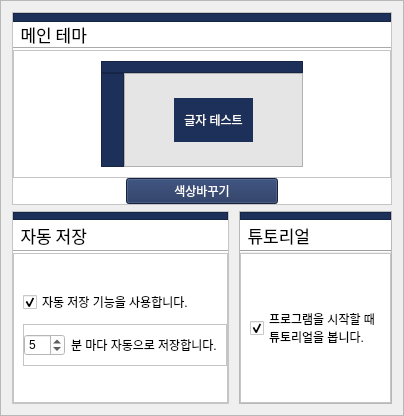
                <widget class="QFrame" name="frame_22">
                 <property name="frameShape">
                  <enum>QFrame::StyledPanel</enum>
                 </property>
                 <property name="frameShadow">
                  <enum>QFrame::Raised</enum>
                 </property>
                 <layout class="QVBoxLayout" name="verticalLayout_7" stretch="1,1">
                  <item>
                   <layout class="QGridLayout" name="gridLayout_24">
                    <item row="0" column="0">
                     <widget class="QFrame" name="frame_23">
                      <property name="styleSheet">
                       <string notr="true">background-color: rgb(255, 255, 255);</string>
                      </property>
                      <property name="frameShape">
                       <enum>QFrame::StyledPanel</enum>
                      </property>
                      <property name="frameShadow">
                       <enum>QFrame::Raised</enum>
                      </property>
                      <layout class="QGridLayout" name="gridLayout_32" rowstretch="1,3,1,15,3">
                       <property name="leftMargin">
                        <number>0</number>
                       </property>
                       <property name="topMargin">
                        <number>0</number>
                       </property>
                       <property name="rightMargin">
                        <number>0</number>
                       </property>
                       <property name="bottomMargin">
                        <number>0</number>
                       </property>
                       <property name="spacing">
                        <number>0</number>
                       </property>
                       <item row="3" column="0">
                        <widget class="QFrame" name="frame_25">
                         <property name="frameShape">
                          <enum>QFrame::StyledPanel</enum>
                         </property>
                         <property name="frameShadow">
                          <enum>QFrame::Raised</enum>
                         </property>
                         <layout class="QGridLayout" name="gridLayout_33" rowstretch="1,8" columnstretch="3,1,8,3">
                          <property name="leftMargin">
                           <number>20</number>
                          </property>
                          <property name="topMargin">
                           <number>10</number>
                          </property>
                          <property name="rightMargin">
                           <number>20</number>
                          </property>
                          <property name="bottomMargin">
                           <number>10</number>
                          </property>
                          <property name="spacing">
                           <number>0</number>
                          </property>
                          <item row="1" column="0">
                           <spacer name="horizontalSpacer_5">
                            <property name="orientation">
                             <enum>Qt::Horizontal</enum>
                            </property>
                            <property name="sizeHint" stdset="0">
                             <size>
                              <width>40</width>
                              <height>20</height>
                             </size>
                            </property>
                           </spacer>
                          </item>
                          <item row="0" column="1" colspan="2">
                           <widget class="QFrame" name="test_color_1">
                            <property name="styleSheet">
                             <string notr="true">background-color:rgb(29, 48, 90);</string>
                            </property>
                            <property name="frameShape">
                             <enum>QFrame::StyledPanel</enum>
                            </property>
                            <property name="frameShadow">
                             <enum>QFrame::Raised</enum>
                            </property>
                           </widget>
                          </item>
                          <item row="1" column="3">
                           <spacer name="horizontalSpacer_6">
                            <property name="orientation">
                             <enum>Qt::Horizontal</enum>
                            </property>
                            <property name="sizeHint" stdset="0">
                             <size>
                              <width>40</width>
                              <height>20</height>
                             </size>
                            </property>
                           </spacer>
                          </item>
                          <item row="1" column="2">
                           <widget class="QFrame" name="frame_27">
                            <property name="styleSheet">
                             <string notr="true">background-color: rgb(229, 229, 229);</string>
                            </property>
                            <property name="frameShape">
                             <enum>QFrame::StyledPanel</enum>
                            </property>
                            <property name="frameShadow">
                             <enum>QFrame::Raised</enum>
                            </property>
                            <layout class="QGridLayout" name="gridLayout_34" rowstretch="1,3,1" columnstretch="1,2,1">
                             <item row="2" column="1">
                              <spacer name="verticalSpacer_2">
                               <property name="orientation">
                                <enum>Qt::Vertical</enum>
                               </property>
                               <property name="sizeHint" stdset="0">
                                <size>
                                 <width>20</width>
                                 <height>40</height>
                                </size>
                               </property>
                              </spacer>
                             </item>
                             <item row="1" column="0">
                              <spacer name="horizontalSpacer_3">
                               <property name="orientation">
                                <enum>Qt::Horizontal</enum>
                               </property>
                               <property name="sizeHint" stdset="0">
                                <size>
                                 <width>40</width>
                                 <height>20</height>
                                </size>
                               </property>
                              </spacer>
                             </item>
                             <item row="1" column="1">
                              <widget class="QLabel" name="test_color_3">
                               <property name="styleSheet">
                                <string notr="true">background-color:rgb(29, 48, 90);
color:rgb(255,255,255);</string>
                               </property>
                               <property name="text">
                                <string>글자 테스트</string>
                               </property>
                               <property name="alignment">
                                <set>Qt::AlignCenter</set>
                               </property>
                              </widget>
                             </item>
                             <item row="1" column="2">
                              <spacer name="horizontalSpacer_4">
                               <property name="orientation">
                                <enum>Qt::Horizontal</enum>
                               </property>
                               <property name="sizeHint" stdset="0">
                                <size>
                                 <width>40</width>
                                 <height>20</height>
                                </size>
                               </property>
                              </spacer>
                             </item>
                             <item row="0" column="1">
                              <spacer name="verticalSpacer_3">
                               <property name="orientation">
                                <enum>Qt::Vertical</enum>
                               </property>
                               <property name="sizeHint" stdset="0">
                                <size>
                                 <width>20</width>
                                 <height>40</height>
                                </size>
                               </property>
                              </spacer>
                             </item>
                            </layout>
                           </widget>
                          </item>
                          <item row="1" column="1">
                           <widget class="QFrame" name="test_color_2">
                            <property name="styleSheet">
                             <string notr="true">background-color:rgb(29, 48, 90);</string>
                            </property>
                            <property name="frameShape">
                             <enum>QFrame::StyledPanel</enum>
                            </property>
                            <property name="frameShadow">
                             <enum>QFrame::Raised</enum>
                            </property>
                           </widget>
                          </item>
                         </layout>
                        </widget>
                       </item>
                       <item row="2" column="0">
                        <widget class="Line" name="line_8">
                         <property name="orientation">
                          <enum>Qt::Horizontal</enum>
                         </property>
                        </widget>
                       </item>
                       <item row="1" column="0">
                        <widget class="QLabel" name="label_10">
                         <property name="font">
                          <font>
                           <family>맑은 고딕 Semilight</family>
                           <pointsize>13</pointsize>
                          </font>
                         </property>
                         <property name="text">
                          <string>  메인 테마</string>
                         </property>
                        </widget>
                       </item>
                       <item row="0" column="0">
                        <widget class="QFrame" name="color_frame_24">
                         <property name="styleSheet">
                          <string notr="true">background-color:rgb(29, 48, 90);</string>
                         </property>
                         <property name="frameShape">
                          <enum>QFrame::StyledPanel</enum>
                         </property>
                         <property name="frameShadow">
                          <enum>QFrame::Raised</enum>
                         </property>
                        </widget>
                       </item>
                       <item row="4" column="0">
                        <layout class="QHBoxLayout" name="horizontalLayout_4" stretch="3,4,3">
                         <item>
                          <spacer name="horizontalSpacer_7">
                           <property name="orientation">
                            <enum>Qt::Horizontal</enum>
                           </property>
                           <property name="sizeHint" stdset="0">
                            <size>
                             <width>40</width>
                             <height>20</height>
                            </size>
                           </property>
                          </spacer>
                         </item>
                         <item>
                          <widget class="QPushButton" name="colorwidget_button">
                           <property name="styleSheet">
                            <string notr="true">background-color:rgb(29, 48, 90);
color:rgb(255,255,255);</string>
                           </property>
                           <property name="text">
                            <string>색상바꾸기</string>
                           </property>
                          </widget>
                         </item>
                         <item>
                          <spacer name="horizontalSpacer_8">
                           <property name="orientation">
                            <enum>Qt::Horizontal</enum>
                           </property>
                           <property name="sizeHint" stdset="0">
                            <size>
                             <width>40</width>
                             <height>20</height>
                            </size>
                           </property>
                          </spacer>
                         </item>
                        </layout>
                       </item>
                      </layout>
                     </widget>
                    </item>
                   </layout>
                  </item>
                  <item>
                   <layout class="QGridLayout" name="gridLayout_25" columnstretch="1,1">
                    <property name="horizontalSpacing">
                     <number>10</number>
                    </property>
                    <item row="0" column="0">
                     <widget class="QFrame" name="frame_29">
                      <property name="styleSheet">
                       <string notr="true">background-color: rgb(255, 255, 255);</string>
                      </property>
                      <property name="frameShape">
                       <enum>QFrame::StyledPanel</enum>
                      </property>
                      <property name="frameShadow">
                       <enum>QFrame::Raised</enum>
                      </property>
                      <layout class="QGridLayout" name="gridLayout_29" rowstretch="1,4,1,20">
                       <property name="leftMargin">
                        <number>0</number>
                       </property>
                       <property name="topMargin">
                        <number>0</number>
                       </property>
                       <property name="rightMargin">
                        <number>0</number>
                       </property>
                       <property name="bottomMargin">
                        <number>0</number>
                       </property>
                       <property name="spacing">
                        <number>0</number>
                       </property>
                       <item row="0" column="0">
                        <widget class="QFrame" name="color_frame_31">
                         <property name="styleSheet">
                          <string notr="true">background-color:rgb(29, 48, 90);</string>
                         </property>
                         <property name="frameShape">
                          <enum>QFrame::StyledPanel</enum>
                         </property>
                         <property name="frameShadow">
                          <enum>QFrame::Raised</enum>
                         </property>
                        </widget>
                       </item>
                       <item row="3" column="0">
                        <widget class="QFrame" name="frame_32">
                         <property name="frameShape">
                          <enum>QFrame::StyledPanel</enum>
                         </property>
                         <property name="frameShadow">
                          <enum>QFrame::Raised</enum>
                         </property>
                         <layout class="QGridLayout" name="gridLayout_31" rowstretch="2,1,1,2" columnstretch="1">
                          <property name="leftMargin">
                           <number>9</number>
                          </property>
                          <property name="topMargin">
                           <number>0</number>
                          </property>
                          <property name="rightMargin">
                           <number>0</number>
                          </property>
                          <property name="bottomMargin">
                           <number>0</number>
                          </property>
                          <property name="verticalSpacing">
                           <number>10</number>
                          </property>
                          <item row="3" column="0">
                           <spacer name="verticalSpacer_5">
                            <property name="orientation">
                             <enum>Qt::Vertical</enum>
                            </property>
                            <property name="sizeHint" stdset="0">
                             <size>
                              <width>20</width>
                              <height>40</height>
                             </size>
                            </property>
                           </spacer>
                          </item>
                          <item row="0" column="0">
                           <spacer name="verticalSpacer_4">
                            <property name="orientation">
                             <enum>Qt::Vertical</enum>
                            </property>
                            <property name="sizeHint" stdset="0">
                             <size>
                              <width>20</width>
                              <height>40</height>
                             </size>
                            </property>
                           </spacer>
                          </item>
                          <item row="2" column="0">
                           <widget class="QFrame" name="frame_33">
                            <property name="frameShape">
                             <enum>QFrame::StyledPanel</enum>
                            </property>
                            <property name="frameShadow">
                             <enum>QFrame::Raised</enum>
                            </property>
                            <layout class="QGridLayout" name="gridLayout_35" rowstretch="1" columnstretch="1,1">
                             <property name="leftMargin">
                              <number>0</number>
                             </property>
                             <item row="0" column="0">
                              <widget class="QSpinBox" name="Autosave_time">
                               <property name="maximum">
                                <number>60</number>
                               </property>
                               <property name="value">
                                <number>5</number>
                               </property>
                              </widget>
                             </item>
                             <item row="0" column="1">
                              <widget class="QLabel" name="label_13">
                               <property name="text">
                                <string>분 마다 자동으로 저장합니다.</string>
                               </property>
                              </widget>
                             </item>
                            </layout>
                           </widget>
                          </item>
                          <item row="1" column="0">
                           <widget class="QCheckBox" name="Autosave_check">
                            <property name="text">
                             <string>자동 저장 기능을 사용합니다.</string>
                            </property>
                            <property name="checked">
                             <bool>true</bool>
                            </property>
                           </widget>
                          </item>
                         </layout>
                        </widget>
                       </item>
                       <item row="1" column="0">
                        <widget class="QLabel" name="label_12">
                         <property name="font">
                          <font>
                           <family>맑은 고딕 Semilight</family>
                           <pointsize>13</pointsize>
                          </font>
                         </property>
                         <property name="text">
                          <string>  자동 저장</string>
                         </property>
                        </widget>
                       </item>
                       <item row="2" column="0">
                        <widget class="Line" name="line_9">
                         <property name="orientation">
                          <enum>Qt::Horizontal</enum>
                         </property>
                        </widget>
                       </item>
                      </layout>
                     </widget>
                    </item>
                    <item row="0" column="1">
                     <widget class="QFrame" name="frame_30">
                      <property name="frameShape">
                       <enum>QFrame::StyledPanel</enum>
                      </property>
                      <property name="frameShadow">
                       <enum>QFrame::Raised</enum>
                      </property>
                      <layout class="QGridLayout" name="gridLayout_36" rowstretch="1,4,1,20">
                       <property name="leftMargin">
                        <number>0</number>
                       </property>
                       <property name="topMargin">
                        <number>0</number>
                       </property>
                       <property name="rightMargin">
                        <number>0</number>
                       </property>
                       <property name="bottomMargin">
                        <number>0</number>
                       </property>
                       <property name="spacing">
                        <number>0</number>
                       </property>
                       <item row="0" column="0">
                        <widget class="QFrame" name="color_frame_34">
                         <property name="styleSheet">
                          <string notr="true">background-color:rgb(29, 48, 90);</string>
                         </property>
                         <property name="frameShape">
                          <enum>QFrame::StyledPanel</enum>
                         </property>
                         <property name="frameShadow">
                          <enum>QFrame::Raised</enum>
                         </property>
                        </widget>
                       </item>
                       <item row="1" column="0">
                        <widget class="QLabel" name="label_14">
                         <property name="font">
                          <font>
                           <family>맑은 고딕 Semilight</family>
                           <pointsize>13</pointsize>
                          </font>
                         </property>
                         <property name="styleSheet">
                          <string notr="true">background-color: rgb(255, 255, 255);</string>
                         </property>
                         <property name="text">
                          <string>  튜토리얼</string>
                         </property>
                        </widget>
                       </item>
                       <item row="3" column="0">
                        <widget class="QFrame" name="frame_35">
                         <property name="styleSheet">
                          <string notr="true">background-color: rgb(255, 255, 255);</string>
                         </property>
                         <property name="frameShape">
                          <enum>QFrame::StyledPanel</enum>
                         </property>
                         <property name="frameShadow">
                          <enum>QFrame::Raised</enum>
                         </property>
                         <layout class="QGridLayout" name="gridLayout_37">
                          <item row="0" column="0">
                           <widget class="QCheckBox" name="Tutorial_check">
                            <property name="text">
                             <string>프로그램을 시작할 때
튜토리얼을 봅니다.</string>
                            </property>
                            <property name="checked">
                             <bool>true</bool>
                            </property>
                           </widget>
                          </item>
                         </layout>
                        </widget>
                       </item>
                       <item row="2" column="0">
                        <widget class="Line" name="line_10">
                         <property name="orientation">
                          <enum>Qt::Horizontal</enum>
                         </property>
                        </widget>
                       </item>
                      </layout>
                     </widget>
                    </item>
                   </layout>
                  </item>
                 </layout>
                </widget>
